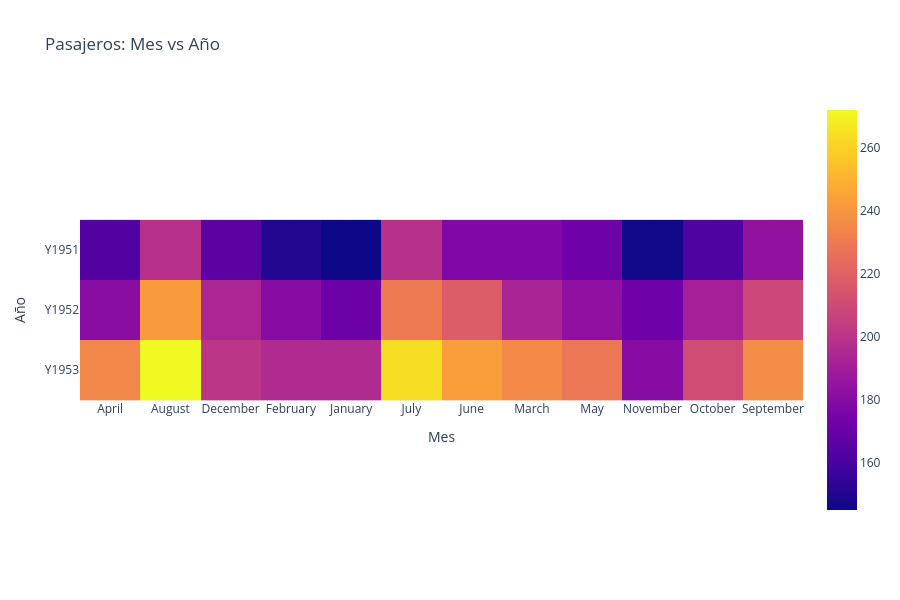

Write notebook code for a chart like this one.
### Code cell
interested_years = [1951, 1952, 1953]
plot_df = pd.pivot_table(df[df.Year.isin(interested_years)], index="Year", values='#Passengers', columns="Month_Name", aggfunc="mean")
plot_df.index = "Y" + plot_df.index.astype(str)

fig = px.imshow(plot_df, height=600, title="Pasajeros: Mes vs Año")
fig['layout']['xaxis1']['title']='Mes'
fig['layout']['yaxis1']['title']='Año'
fig.show()

### Figure 1 — Plotly figure (JSON) as saved in the notebook; plotly's stock layout.template omitted (floating-point values rounded to 4 significant figures)
{"data": [{"coloraxis": "coloraxis", "hovertemplate": "Month_Name: %{x}<br>Year: %{y}<br>color: %{z}<extra></extra>", "name": "0", "type": "heatmap", "x": ["April", "August", "December", "February", "January", "July", "June", "March", "May", "November", "October", "September"], "xaxis": "x", "y": ["Y1951", "Y1952", "Y1953"], "yaxis": "y", "z": [[163, 199, 166, 150, 145, 199, 178, 178, 172, 146, 162, 184], [181, 242, 194, 180, 171, 230, 218, 193, 183, 172, 191, 209], [235, 272, 201, 196, 196, 264, 243, 236, 229, 180, 211, 237]]}], "layout": {"coloraxis": {"colorscale": [[0, "#0d0887"], [0.1111, "#46039f"], [0.2222, "#7201a8"], [0.3333, "#9c179e"], [0.4444, "#bd3786"], [0.5556, "#d8576b"], [0.6667, "#ed7953"], [0.7778, "#fb9f3a"], [0.8889, "#fdca26"], [1, "#f0f921"]]}, "height": 600, "title": {"text": "Pasajeros: Mes vs Año"}, "xaxis": {"anchor": "y", "constrain": "domain", "domain": [0, 1], "scaleanchor": "y", "title": {"text": "Mes"}}, "yaxis": {"anchor": "x", "autorange": "reversed", "constrain": "domain", "domain": [0, 1], "title": {"text": "Año"}}}}
